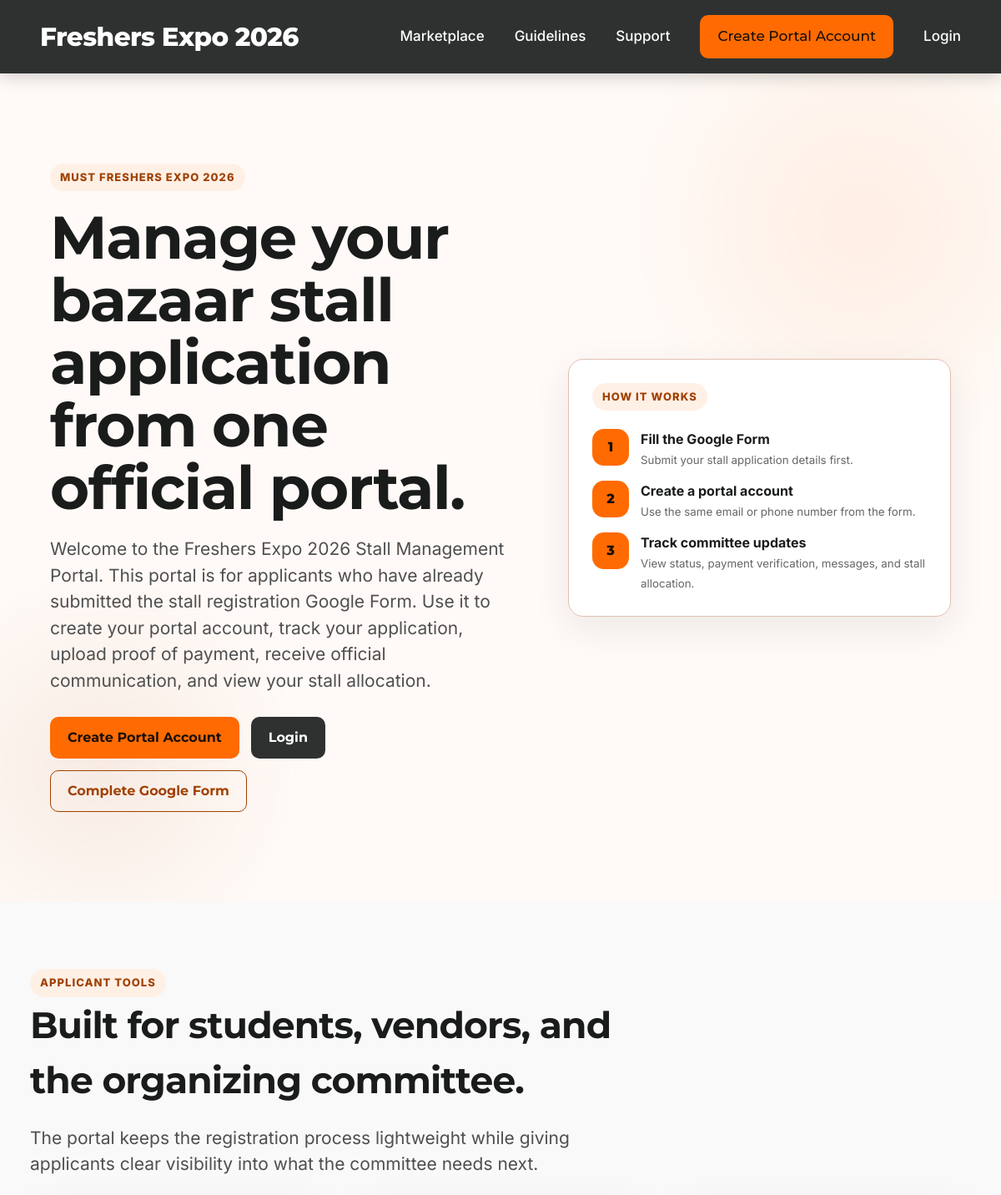
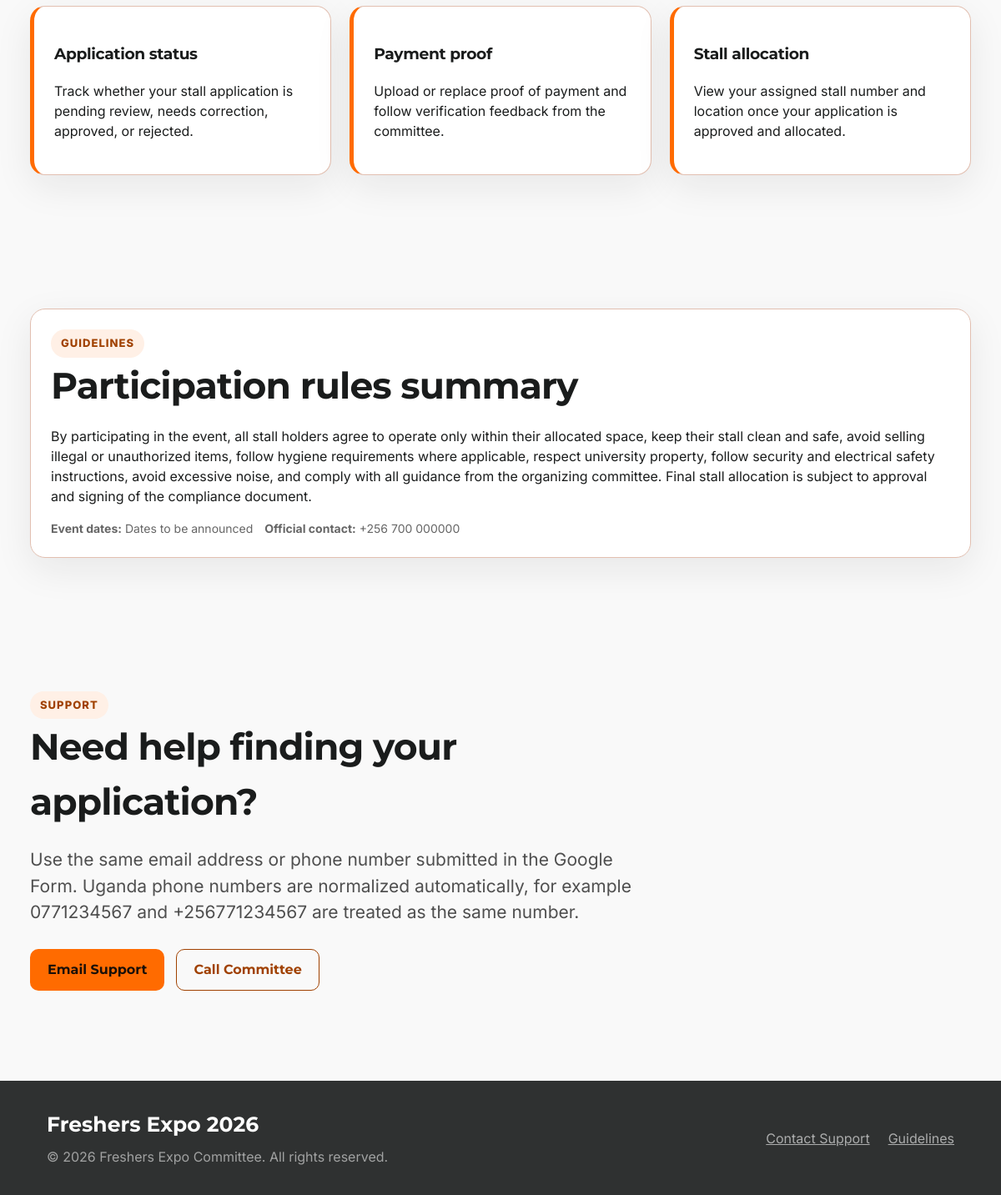
The page / on the database its author committed (2 pictures, top to bottom).
### tables this page shows
CREATE TABLE IF NOT EXISTS portal_settings (
    id INT UNSIGNED AUTO_INCREMENT PRIMARY KEY,
    setting_key VARCHAR(120) NOT NULL,
    setting_value TEXT NULL,
    updated_at DATETIME NULL,
    UNIQUE KEY uniq_setting_key (setting_key)
);

### includes/functions.php (called while the page is built, shortened)
<?php
require_once __DIR__ . '/../config/database.php';
function h(?string $value): string
{
    return htmlspecialchars((string) $value, ENT_QUOTES, 'UTF-8');
}
function app_base_path(): string
{
    $script = str_replace('\\', '/', $_SERVER['SCRIPT_NAME'] ?? '');
    foreach (['/public/', '/applicant/', '/admin/', '/ajax/'] as $marker) {
        $position = strpos($script, $marker);
    }
    $directory = rtrim(str_replace('\\', '/', dirname($script)), '/');
    return $directory === '/' ? '' : $directory;
}
function app_url(string $path = ''): string
{
    return app_base_path() . '/' . ltrim($path, '/');
}
function setting(string $key, string $default = ''): string
{
    try {
        $statement = db()->prepare('SELECT setting_value FROM portal_settings WHERE setting_key = ? LIMIT 1');
        $statement->execute([$key]);
        $value = $statement->fetchColumn();
        return $value === false ? $default : (string) $value;
    } catch (Throwable $exception) {
        error_log('Setting read failed: ' . $exception->getMessage());
        return $default;
    }
}
    ?>

### config/database.php (called while the page is built, shortened)
<?php
function db(): PDO
{
    static $pdo = null;
    if ($pdo instanceof PDO) {
        return $pdo;
    }
    $dsn = 'mysql:host=' . DB_HOST . ';dbname=' . DB_NAME . ';charset=' . DB_CHARSET;
    $options = [
        PDO::ATTR_ERRMODE => PDO::ERRMODE_EXCEPTION,
        PDO::ATTR_DEFAULT_FETCH_MODE => PDO::FETCH_ASSOC,
        PDO::ATTR_EMULATE_PREPARES => false,
    ];
    try {
        $pdo = new PDO($dsn, DB_USER, DB_PASS, $options);
    } catch (Throwable $exception) {
        error_log('Database connection failed: ' . $exception->getMessage());
        throw new RuntimeException('The portal database is not available. Please contact support.');
    }
    return $pdo;
}

### public/index.php (the view, shortened to what this page needs)
<?php
require_once __DIR__ . '/../includes/header.php';
$googleFormUrl = setting('google_form_url', '#');
$eventDates = setting('event_dates', 'Dates to be announced');
$contactEmail = setting('contact_email', 'expo@must.ac.ug');
$contactPhone = setting('contact_phone', '+256 700 000000');
?>
<?php require __DIR__ . '/../includes/public-nav.php'; ?>
<main>
    <section class="hero">
        <div class="hero-grid">
            <div>
                <span class="eyebrow">MUST Freshers Expo 2026</span>
                <h1 class="hero-title">Manage your bazaar stall application from one official portal.</h1>
                <p>Welcome to the Freshers Expo 2026 Stall Management Portal. This portal is for applicants who have already submitted the stall registration Google Form. Use it to create your portal account, track your application, upload proof of payment, receive official communication, and view your stall allocation.</p>
                <div class="hero-actions">
                    <a class="button button-primary" href="<?php echo h(app_url('public/create-account.php')); ?>">Create Portal Account</a>
                    <a class="button button-secondary" href="<?php echo h(app_url('public/login.php')); ?>">Login</a>
                    <a class="button button-ghost" href="<?php echo h($googleFormUrl); ?>" target="_blank" rel="noopener">Complete Google Form</a>
                </div>
            </div>
            <aside class="hero-card" aria-label="Portal steps">
                <span class="eyebrow">How it works</span>
                <div class="steps">
                    <div class="step"><span>1</span><div><strong>Fill the Google Form</strong><br><small>Submit your stall application details first.</small></div></div>
                    <div class="step"><span>2</span><div><strong>Create a portal account</strong><br><small>Use the same email or phone number from the form.</small></div></div>
                    <div class="step"><span>3</span><div><strong>Track committee updates</strong><br><small>View status, payment verification, messages, and stall allocation.</small></div></div>
                </div>
            </aside>
        </div>
    </section>
    <section class="section" id="marketplace">
        <div class="section-header">
            <span class="eyebrow">Applicant tools</span>
            <h2>Built for students, vendors, and the organizing committee.</h2>
            <p class="lead">The portal keeps the registration process lightweight while giving applicants clear visibility into what the committee needs next.</p>
        </div>
        <div class="feature-grid">
            <article class="content-card feature-card">
                <h3>Application status</h3>
                <p>Track whether your stall application is pending review, needs correction, approved, or rejected.</p>
            </article>
            <article class="content-card feature-card">
                <h3>Payment proof</h3>
                <p>Upload or replace proof of payment and follow verification feedback from the committee.</p>
            </article>
            <article class="content-card feature-card">
                <h3>Stall allocation</h3>
                <p>View your assigned stall number and location once your application is approved and allocated.</p>
            </article>
        </div>
    </section>
    <section class="section" id="guidelines">
        <div class="panel">
            <span class="eyebrow">Guidelines</span>
            <h2>Participation rules summary</h2>
            <p><?php echo h(setting('rules_text', 'By participating in the event, all stall holders agree to operate only within their allocated space, keep their stall clean and safe, avoid selling illegal or unauthorized items, follow hygiene requirements where applicable, respect university property, follow security and electrical safety instructions, avoid excessive noise, and comply with all guidance from the organizing committee. Final stall allocation is subject to approval and signing of the compliance document.')); ?></p>
            <div class="meta-row">
                <span><strong>Event dates:</strong> <?php echo h($eventDates); ?></span>
                <span><strong>Official contact:</strong> <?php echo h($contactPhone); ?></span>
            </div>
        </div>
    </section>
    <section class="section" id="support">
        <div class="section-header">
            <span class="eyebrow">Support</span>
            <h2>Need help finding your application?</h2>
            <p class="lead">Use the same email address or phone number submitted in the Google Form. Uganda phone numbers are normalized automatically, for example 0771234567 and +256771234567 are treated as the same number.</p>
            <div class="section-actions">
                <a class="button button-primary" href="mailto:<?php echo h($contactEmail); ?>">Email Support</a>
                <a class="button button-ghost" href="tel:<?php echo h(preg_replace('/\s+/', '', $contactPhone)); ?>">Call Committee</a>
            </div>
        </div>
    </section>
</main>
<?php require __DIR__ . '/../includes/footer.php'; ?>

### includes/header.php (shortened to what this page needs)
<?php
$bodyClass = $bodyClass ?? '';
?>
<!doctype html>
<html lang="en">
<head>
    <link rel="stylesheet" href="<?php echo h(app_url('assets/css/style.css')); ?>">
    <link rel="stylesheet" href="<?php echo h(app_url('assets/css/responsive.css')); ?>">
</head>
<body class="<?php echo h($bodyClass); ?>">

### includes/public-nav.php (shortened to what this page needs)
<header class="public-header">
    <a class="brand" href="<?php echo h(app_url('public/index.php')); ?>"><?php echo h(APP_EVENT_NAME); ?></a>
    <nav class="public-links" id="public-links">
        <a href="<?php echo h(app_url('public/index.php#marketplace')); ?>">Marketplace</a>
        <a href="<?php echo h(app_url('public/index.php#guidelines')); ?>">Guidelines</a>
        <a href="<?php echo h(app_url('public/index.php#support')); ?>">Support</a>
        <a class="button button-primary" href="<?php echo h(app_url('public/create-account.php')); ?>">Create Portal Account</a>
        <a href="<?php echo h(app_url('public/login.php')); ?>">Login</a>
    </nav>
</header>

### includes/footer.php (shortened to what this page needs)
<footer class="site-footer">
    <div>
        <strong><?php echo h(APP_EVENT_NAME); ?></strong>
        <p>&copy; <?php echo date('Y'); ?> Freshers Expo Committee. All rights reserved.</p>
    </div>
    <nav aria-label="Footer links">
        <a href="<?php echo h(app_url('public/index.php#support')); ?>">Contact Support</a>
        <a href="<?php echo h(app_url('public/index.php#guidelines')); ?>">Guidelines</a>
    </nav>
</footer>
</body>
</html>

### rows shown on the page
portal_settings: setting_value "By participating in the event, all stall holders agree to operate only within their allocated space, keep their stall clean and safe, avoid selling illegal or unauthorized items, follow hygiene requirements where applicable, respect university property, follow security and electrical safety instructions, avoid excessive noise, and comply with all guidance from the organizing committee. Final stall allocation is subject to approval and signing of the compliance document."
portal_settings: setting_value "Dates to be announced"
portal_settings: setting_value "+256 700 000000"

### other values the page prints
APP_EVENT_NAME "Freshers Expo 2026"
